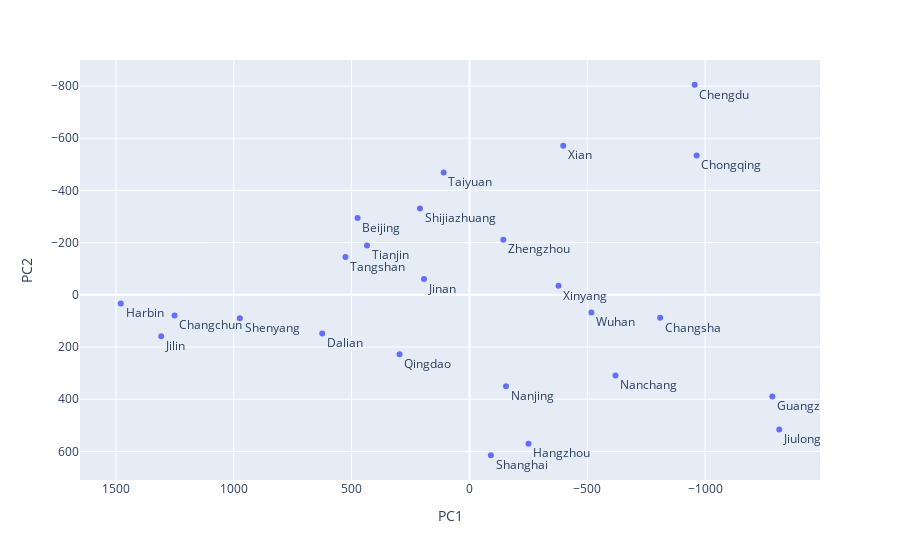

The cell this chart's notebook holds for it:
### Code cell
my_pcoa = pcoa.pcoa(distance_matrix)

my_pcoa['loadings']

fig = px.scatter(my_pcoa['loadings'], x='PC1', y='PC2', text=my_pcoa['loadings'].index)
fig.update_yaxes(autorange="reversed")
fig.update_xaxes(autorange="reversed")
fig.update_traces(textposition="bottom right")
fig

### Figure 1 — Plotly figure (JSON) as saved in the notebook; plotly's stock layout.template omitted (floating-point values rounded to 4 significant figures)
{"data": [{"hovertemplate": "PC1=%{x}<br>PC2=%{y}<br>index=%{text}<extra></extra>", "legendgroup": "", "marker": {"color": "#636efa", "symbol": "circle"}, "mode": "markers+text", "name": "", "orientation": "v", "showlegend": false, "text": ["Shanghai", "Beijing", "Wuhan", "Chongqing", "Xian", "Chengdu", "Tianjin", "Shenyang", "Harbin", "Nanjing", "Guangzhou", "Taiyuan", "Changchun", "Changsha", "Jinan", "Shijiazhuang", "Dalian", "Zhengzhou", "Jiulong", "Jilin", "Nanchang", "Hangzhou", "Qingdao", "Xinyang", "Tangshan"], "textposition": "bottom right", "type": "scatter", "x": [-91.02, 474.6, -517.3, -963.7, -398.1, -955.6, 434.6, 974.2, 1479.0, -155.0, -1285.0, 109.4, 1251.0, -809.1, 192.8, 210.2, 624.7, -143.9, -1314.0, 1308.0, -619.6, -250.6, 296.6, -377.8, 525.9], "xaxis": "x", "y": [614.7, -294.0, 67.58, -534.2, -571.2, -804.8, -188.6, 90.23, 33.39, 350.8, 389.2, -468.6, 79.34, 88.32, -60.12, -330.7, 148.6, -211.2, 515.6, 158.5, 308.7, 570.5, 227.7, -34.67, -144.9], "yaxis": "y"}], "layout": {"legend": {"tracegroupgap": 0}, "margin": {"t": 60}, "xaxis": {"anchor": "y", "autorange": "reversed", "domain": [0, 1], "title": {"text": "PC1"}}, "yaxis": {"anchor": "x", "autorange": "reversed", "domain": [0, 1], "title": {"text": "PC2"}}}}
